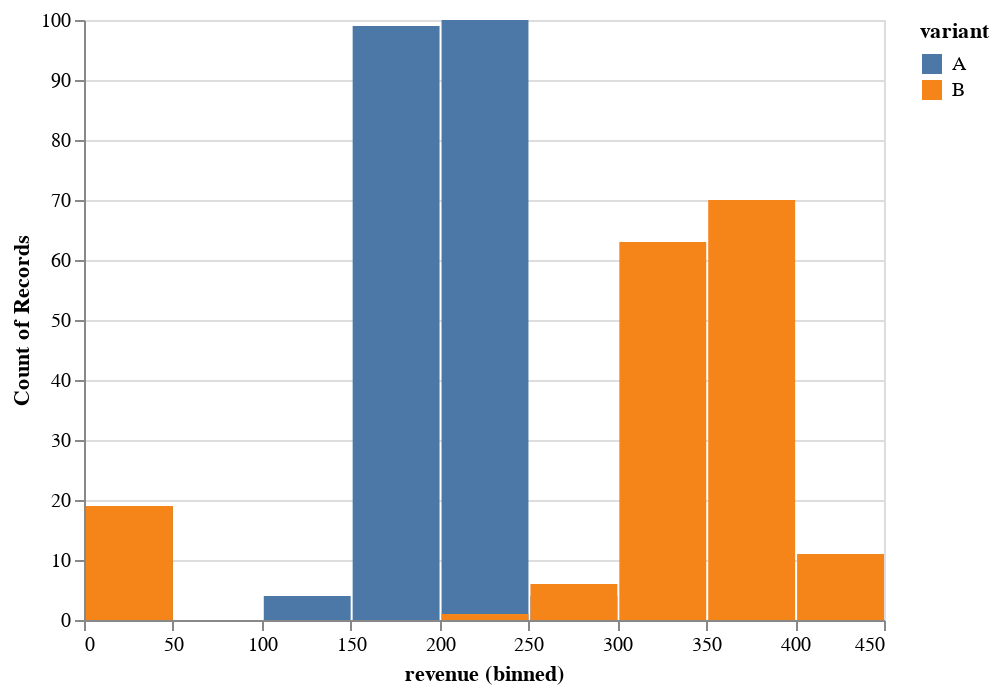

Notebook code for this chart:
### Code cell
selection = alt.selection_multi(fields=[VARIANT], bind='legend')
alt.Chart(df_to_work_with).mark_bar().encode(
    x=alt.X(REVENUE, bin=True),
    y=alt.Y('count()', stack=None),
    color=alt.Color(VARIANT),
    opacity=alt.condition(selection, alt.value(1), alt.value(0.1))
).add_selection(selection)

### Figure 1 — Vega-Lite specification as saved in the notebook (floating-point values rounded to 4 significant figures; data arrays with more than 128 entries replaced by an {"elided": "..."} marker saying what was removed)
{"config": {"view": {"continuousWidth": 400, "continuousHeight": 300}}, "data": {"name": "data-3b11a3392b834ae16390455bdf6d3eb8"}, "mark": "bar", "encoding": {"color": {"type": "nominal", "field": "variant"}, "opacity": {"condition": {"value": 1, "selection": "selector004"}, "value": 0.1}, "x": {"type": "quantitative", "bin": true, "field": "revenue"}, "y": {"type": "quantitative", "aggregate": "count", "stack": null}}, "selection": {"selector004": {"type": "multi", "fields": ["variant"], "bind": "legend"}}, "$schema": "https://vega.github.io/schema/vega-lite/v4.8.1.json", "datasets": {"data-3b11a3392b834ae16390455bdf6d3eb8": {"elided": "396 records"}}}
